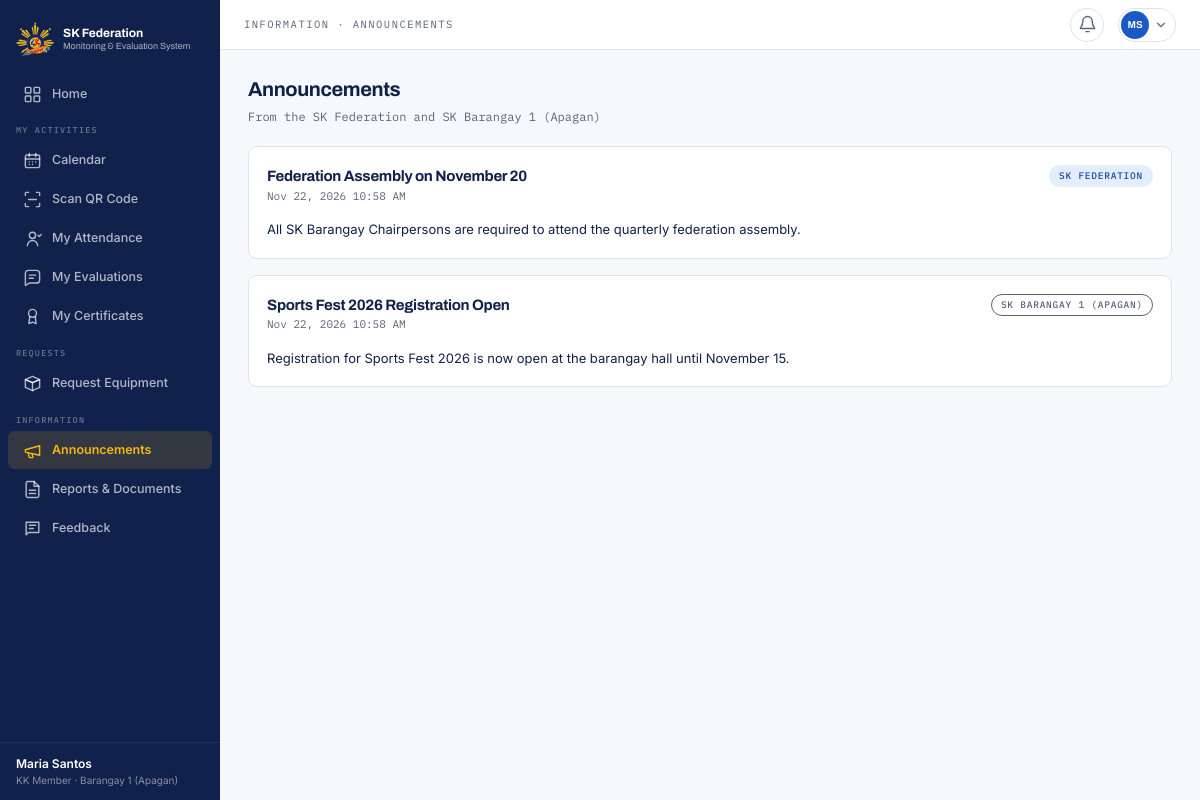
Page /member/announcements.php (signed in) on the committed database.
### tables this page shows
CREATE TABLE youth_profiles (
  profile_id    INT(11)      NOT NULL AUTO_INCREMENT,
  user_id       INT(11)      DEFAULT NULL,
  barangay_id   INT(11)      NOT NULL,
  full_name     VARCHAR(255) NOT NULL,
  birthdate     DATE         NOT NULL,
  sex           VARCHAR(10)  DEFAULT NULL,
  contact_no    VARCHAR(20)  DEFAULT NULL,
  address       VARCHAR(255) DEFAULT NULL,
  civil_status  VARCHAR(30)  DEFAULT NULL,
  education     VARCHAR(100) DEFAULT NULL,
  work_status   VARCHAR(100) DEFAULT NULL,
  youth_org     VARCHAR(255) DEFAULT NULL,
  school_status VARCHAR(30)  DEFAULT NULL,
  is_pwd        TINYINT(1)   DEFAULT NULL,
  attended_assembly TINYINT(1) DEFAULT NULL,
   
   
  id_document_type VARCHAR(50)  DEFAULT NULL,
  id_document_path VARCHAR(255) DEFAULT NULL,
  selfie_path      VARCHAR(255) DEFAULT NULL,
  consent_date     DATETIME     DEFAULT NULL,
  date_encoded  DATETIME     NOT NULL DEFAULT CURRENT_TIMESTAMP,
  PRIMARY KEY (profile_id),
  UNIQUE KEY uq_profile_user (user_id),
  KEY fk_profile_barangay (barangay_id),
  CONSTRAINT fk_profile_user     FOREIGN KEY (user_id)     REFERENCES users (user_id) ON DELETE SET NULL,
  CONSTRAINT fk_profile_barangay FOREIGN KEY (barangay_id) REFERENCES barangays (barangay_id)
);

CREATE TABLE users (
  user_id              INT(11)      NOT NULL AUTO_INCREMENT,
  role_id              INT(11)      NOT NULL,
  barangay_id          INT(11)      DEFAULT NULL,
  verified_by          INT(11)      DEFAULT NULL,
  username             VARCHAR(50)  NOT NULL,
  email                VARCHAR(150) NOT NULL,
  password_hash        VARCHAR(255) NOT NULL,
  verification_status  VARCHAR(20)  NOT NULL DEFAULT 'pending',
  date_verified        DATETIME     DEFAULT NULL,
  rejection_reason     VARCHAR(255) DEFAULT NULL,
  is_active            TINYINT(1)   NOT NULL DEFAULT 1,
  last_login           DATETIME     DEFAULT NULL,
  date_created         DATETIME     NOT NULL DEFAULT CURRENT_TIMESTAMP,
  PRIMARY KEY (user_id),
  UNIQUE KEY uq_users_username (username),
  UNIQUE KEY uq_users_email (email),
  KEY fk_users_role (role_id),
  KEY fk_users_barangay (barangay_id),
  KEY fk_users_verifier (verified_by),
  CONSTRAINT fk_users_role     FOREIGN KEY (role_id)     REFERENCES roles (role_id),
  CONSTRAINT fk_users_barangay FOREIGN KEY (barangay_id) REFERENCES barangays (barangay_id),
  CONSTRAINT fk_users_verifier FOREIGN KEY (verified_by) REFERENCES users (user_id),
  CONSTRAINT chk_users_status  CHECK (verification_status IN ('pending','verified','rejected'))
);

CREATE TABLE barangays (
  barangay_id    INT(11)      NOT NULL AUTO_INCREMENT,
  barangay_name  VARCHAR(100) NOT NULL,
  municipality   VARCHAR(100) NOT NULL DEFAULT 'Nasipit',
  chairman_id    INT(11)      DEFAULT NULL,    
  PRIMARY KEY (barangay_id),
  UNIQUE KEY uq_barangay (barangay_name, municipality),
  KEY fk_barangay_chairman (chairman_id),
  CONSTRAINT fk_barangay_chairman FOREIGN KEY (chairman_id) REFERENCES users (user_id) ON DELETE SET NULL
);

CREATE TABLE announcements (
  announcement_id INT(11)      NOT NULL AUTO_INCREMENT,
  posted_by       INT(11)      NOT NULL,
  barangay_id     INT(11)      DEFAULT NULL,
  title           VARCHAR(255) NOT NULL,
  body            TEXT         NOT NULL,
  date_posted     DATETIME     NOT NULL DEFAULT CURRENT_TIMESTAMP,
  PRIMARY KEY (announcement_id),
  KEY fk_ann_user (posted_by),
  KEY fk_ann_barangay (barangay_id),
  CONSTRAINT fk_ann_user     FOREIGN KEY (posted_by)   REFERENCES users (user_id),
  CONSTRAINT fk_ann_barangay FOREIGN KEY (barangay_id) REFERENCES barangays (barangay_id)
);

### config/database.php (called while the page is built, shortened)
<?php
function db(): PDO
{
    static $pdo = null;
    if ($pdo === null) {
        $dsn = 'mysql:host=' . DB_HOST . ';port=' . DB_PORT . ';dbname=' . DB_NAME . ';charset=utf8mb4';
        try {
            $pdo = new PDO($dsn, DB_USER, DB_PASS, [
                PDO::ATTR_ERRMODE            => PDO::ERRMODE_EXCEPTION,
                PDO::ATTR_DEFAULT_FETCH_MODE => PDO::FETCH_ASSOC,
                PDO::ATTR_EMULATE_PREPARES   => false,
            ]);
            $pdo->exec("SET time_zone = '+08:00'");
        } catch (PDOException $e) {
            http_response_code(500);
            error_log('Database connection failed: ' . $e->getMessage());
            exit('The database is not available. Check that MySQL is running in XAMPP and that database/schema.sql has been imported.');
        }
    }
    return $pdo;
}
function q(string $sql, array $params = []): PDOStatement
{
    $stmt = db()->prepare($sql);
    $stmt->execute($params);
    return $stmt;
}
function q_all(string $sql, array $params = []): array
{
    return q($sql, $params)->fetchAll();
}
function q_one(string $sql, array $params = []): ?array
{
    $row = q($sql, $params)->fetch();
    return $row === false ? null : $row;
}
function q_val(string $sql, array $params = [])
{
    $v = q($sql, $params)->fetchColumn();
    return $v === false ? null : $v;
}

### includes/auth.php (called while the page is built, shortened)
<?php
require_once __DIR__ . '/helpers.php';
function current_user(bool $refresh = false): ?array
{
    static $user = false;
    if ($user !== false && !$refresh) {
        return $user;
    }
    $user = null;
    if (!empty($_SESSION['user_id'])) {
        $row = q_one(
            'SELECT u.*, b.barangay_name, p.profile_id, p.full_name, p.date_encoded
               FROM users u
               LEFT JOIN barangays b ON b.barangay_id = u.barangay_id
               LEFT JOIN youth_profiles p ON p.user_id = u.user_id
              WHERE u.user_id = ?',
            [$_SESSION['user_id']]
        );
        if ($row && (int) $row['is_active'] === 1 && $row['verification_status'] === 'verified'
            && ((int) $row['role_id'] === ROLE_ADMIN || setting('maintenance_mode') !== '1')) {
            $user = $row;
        } else {
            $_SESSION = [];
        }
    }
    return $user;
}
function role(): int
{
    return (int) (current_user()['role_id'] ?? 0);
}
function my_barangay(): ?int
{
    $b = current_user()['barangay_id'] ?? null;
    return $b === null ? null : (int) $b;
}
function display_name(?array $u = null): string
{
    $u = $u ?? current_user();
    return $u['full_name'] ?: $u['username'];
}
function home_url(int $role): string
{
    return [
        ROLE_ADMIN => 'admin/index.php',
        ROLE_FEDERATION => 'federation/index.php',
        ROLE_BARANGAY => 'barangay/index.php',
        ROLE_MEMBER => 'member/index.php',
    ][$role] ?? 'index.php';
}
function require_login(): array
{
    $user = current_user();
    return $user;
}
function require_role(int ...$roles): array
{
    $user = require_login();
    return $user;
}

### member/announcements.php (the view, shortened to what this page needs)
<?php
require_role(ROLE_MEMBER);
$rows = q_all('SELECT x.*, u.role_id, b.barangay_name FROM announcements x JOIN users u ON u.user_id = x.posted_by LEFT JOIN barangays b ON b.barangay_id = x.barangay_id
                WHERE x.barangay_id = ? OR x.barangay_id IS NULL ORDER BY x.date_posted DESC', [my_barangay()]);
$title = 'Announcements';
$nav = 'announcements';
$crumb = 'Information · Announcements';
require __DIR__ . '/../includes/header.php';
?>
<div class="page-head"><div><h1 class="page-title">Announcements</h1><div class="page-sub">From the SK Federation and SK <?= e(current_user()['barangay_name']) ?></div></div></div>
<?php foreach ($rows as $a): ?>
  <div class="card card-pad mb">
    <div class="spread"><div class="section-title"><?= e($a['title']) ?></div><?= pill((int) $a['role_id'] === ROLE_FEDERATION ? 'completed' : 'planned', (int) $a['role_id'] === ROLE_FEDERATION ? 'SK Federation' : 'SK ' . ($a['barangay_name'] ?? 'Barangay')) ?></div>
    <div class="mono small muted mb"><?= e(fmt_datetime($a['date_posted'])) ?></div>
    <div style="font-size:13px"><?= nl2br(e($a['body'])) ?></div>
  </div>
<?php endforeach; ?>
<?php require __DIR__ . '/../includes/footer.php';

### includes/header.php (shortened to what this page needs)
<?php
$__u = current_user();
$__unread = $__u ? (int) q_val('SELECT COUNT(*) FROM notifications WHERE user_id = ? AND is_read = 0', [$__u['user_id']]) : 0;
?><!doctype html>
<html lang="en">
<head>
<link rel="stylesheet" href="<?= e(asset('css/style.css')) ?>">
</head>
<body class="app">
<?php if ($__u): require __DIR__ . '/sidebar.php'; endif; ?>
<div class="main">
<?php if ($__u): ?>
  <header class="topbar">
    <div class="breadcrumb"><?= e($crumb ?? $title ?? '') ?></div>
    <div class="topbar-actions">
      <a class="notification-button<?= ($nav ?? '') === 'notifications' ? ' active' : '' ?>" href="<?= e(url('notifications.php')) ?>" aria-label="Notifications, <?= $__unread ?> unread" title="Notifications">
        <?= nav_icon('bell') ?>
      </a>
      <div class="profile-menu-wrap">
        <button type="button" class="profile-button" data-menu-toggle aria-haspopup="menu" aria-expanded="false" aria-label="Open account menu">
          <span class="profile-avatar"><?= e(initials(display_name())) ?></span>
          <svg width="14" height="14" viewBox="0 0 24 24" fill="none" stroke="currentColor" stroke-width="2" stroke-linecap="round" aria-hidden="true"><path d="m6 9 6 6 6-6"/></svg>
        </button>
      </div>
    </div>
  </header>
<?php endif; ?>
  <main class="page<?= !empty($wide) ? ' page-wide' : '' ?>" id="content">

### includes/sidebar.php (shortened to what this page needs)
<?php
function nav_icon(string $name): string
{
    static $paths = [
        'dashboard' => '<rect x="3" y="3" width="7" height="7" rx="1"/><rect x="14" y="3" width="7" height="7" rx="1"/><rect x="3" y="14" width="7" height="7" rx="1"/><rect x="14" y="14" width="7" height="7" rx="1"/>',
        'people' => '<path d="M16 21v-2a4 4 0 0 0-4-4H6a4 4 0 0 0-4 4v2"/><circle cx="9" cy="7" r="4"/><path d="M22 21v-2a4 4 0 0 0-3-3.87M16 3.13a4 4 0 0 1 0 7.75"/>',
        'programs' => '<path d="M4 19.5A2.5 2.5 0 0 1 6.5 17H20"/><path d="M6.5 2H20v20H6.5A2.5 2.5 0 0 1 4 19.5v-15A2.5 2.5 0 0 1 6.5 2Z"/><path d="M8 7h8M8 11h6"/>',
        'calendar' => '<rect x="3" y="5" width="18" height="16" rx="2"/><path d="M16 3v4M8 3v4M3 10h18"/><path d="M8 14h.01M12 14h.01M16 14h.01M8 17h.01M12 17h.01"/>',
        'participation' => '<circle cx="12" cy="8" r="4"/><path d="M5.5 21a6.5 6.5 0 0 1 13 0M19 8l1.5 1.5L23 7"/>',
        'documents' => '<path d="M14 2H6a2 2 0 0 0-2 2v16a2 2 0 0 0 2 2h12a2 2 0 0 0 2-2V8Z"/><path d="M14 2v6h6M8 13h8M8 17h8"/>',
        'content' => '<path d="M4 4h16v13H7l-3 3Z"/><path d="M8 8h8M8 12h5"/>',
        'reports' => '<path d="M4 20V10M10 20V4M16 20v-7M22 20H2"/>',
        'qr' => '<rect x="3" y="3" width="7" height="7"/><rect x="14" y="3" width="7" height="7"/><rect x="3" y="14" width="7" height="7"/><path d="M14 14h3v3h-3zM18 18h3v3h-3zM18 14h3M14 18v3"/>',
        'inventory' => '<path d="m3 7 9-4 9 4-9 4Z"/><path d="m3 7 9 4 9-4v10l-9 4-9-4Z"/><path d="M12 11v10"/>',
        'budget' => '<rect x="3" y="5" width="18" height="15" rx="2"/><path d="M16 9h5v7h-5a3.5 3.5 0 0 1 0-7ZM7 5V3h10v2"/>',
        'verify' => '<path d="M20 6 9 17l-5-5"/>',
        'certificate' => '<circle cx="12" cy="8" r="5"/><path d="m8.5 12-1 9 4.5-2 4.5 2-1-9"/>',
        'settings' => '<circle cx="12" cy="12" r="3"/><path d="M12 2v3M12 19v3M4.2 4.2l2.1 2.1M17.7 17.7l2.1 2.1M2 12h3M19 12h3M4.2 19.8l2.1-2.1M17.7 6.3l2.1-2.1"/>',
        'logs' => '<path d="M3 12a9 9 0 1 0 3-6.7L3 8"/><path d="M3 3v5h5M12 7v5l3 2"/>',
        'announcements' => '<path d="m3 11 18-5v12L3 14Z"/><path d="m11.6 16.4.9 4.6H8l-1.4-6"/>',
        'feedback' => '<path d="M21 15a4 4 0 0 1-4 4H8l-5 3V7a4 4 0 0 1 4-4h10a4 4 0 0 1 4 4Z"/><path d="M8 9h8M8 13h5"/>',
        'scan' => '<path d="M3 7V4a1 1 0 0 1 1-1h3M17 3h3a1 1 0 0 1 1 1v3M21 17v3a1 1 0 0 1-1 1h-3M7 21H4a1 1 0 0 1-1-1v-3M7 12h10"/>',
        'bell' => '<path d="M18 8a6 6 0 0 0-12 0c0 7-3 7-3 9h18c0-2-3-2-3-9M10 21h4"/>',
    ];
    return '<svg width="19" height="19" viewBox="0 0 24 24" fill="none" stroke="currentColor" stroke-width="1.8" stroke-linecap="round" stroke-linejoin="round" aria-hidden="true">' . ($paths[$name] ?? '') . '</svg>';
}
function nav_groups(int $role): array
{
    switch ($role) {
        case ROLE_MEMBER:
            return [
                ['', [['home', 'Home', 'member/index.php', 'dashboard']]],
                ['My Activities', [['calendar', 'Calendar', 'member/calendar.php', 'calendar'],
                                   ['scan', 'Scan QR Code', 'member/scan.php', 'scan'],
                                   ['attendance', 'My Attendance', 'member/attendance.php', 'participation'],
                                   ['evaluations', 'My Evaluations', 'member/evaluations.php', 'feedback'],
                                   ['certificates', 'My Certificates', 'member/certificates.php', 'certificate']]],
                ['Requests', [['equipment', 'Request Equipment', 'member/equipment.php', 'inventory']]],
                ['Information', [['announcements', 'Announcements', 'member/announcements.php', 'announcements'],
                                 ['documents', 'Reports & Documents', 'member/documents.php', 'documents'],
                                 ['feedback', 'Feedback', 'member/feedback.php', 'content']]],
            ];
    }
    return [];
}
$__groups = nav_groups(role());
?>
<nav class="nav-rail" id="nav-rail" aria-label="Main navigation">
  <a class="nav-brand" href="<?= e(url(home_url(role()))) ?>">
    <img src="<?= e(asset('img/sk-federation-logo.png')) ?>" alt="SK Federation Nasipit logo" width="38" height="38">
    <span>
      <strong>SK Federation</strong>
      <small>Monitoring &amp; Evaluation System</small>
    </span>
  </a>
  <div class="nav-groups">
    <?php foreach ($__groups as [$__label, $__items]): ?>
      <div class="nav-group">
        <?php if ($__label !== ''): ?><div class="nav-group-label"><?= e($__label) ?></div><?php endif; ?>
        <?php foreach ($__items as [$__id, $__text, $__href, $__icon]): ?>
          <a class="nav-item<?= ($nav ?? '') === $__id ? ' active' : '' ?>" href="<?= e(url($__href)) ?>"<?= ($nav ?? '') === $__id ? ' aria-current="page"' : '' ?>>
            <span class="nav-icon"><?= nav_icon($__icon) ?></span><span><?= e($__text) ?></span>
          </a>
        <?php endforeach; ?>
      </div>
    <?php endforeach; ?>
  </div>
  <div class="nav-foot">
    <div class="nav-foot-name"><?= e(display_name()) ?></div>
    <div class="nav-foot-role"><?= e(ROLE_LABELS[role()] ?? '') ?><?= current_user()['barangay_name'] ? ' · ' . e(current_user()['barangay_name']) : '' ?></div>
  </div>
</nav>

### includes/helpers.php (shortened to what this page needs)
<?php
require_once __DIR__ . '/../config/database.php';
function e($value): string
{
    return htmlspecialchars((string) ($value ?? ''), ENT_QUOTES | ENT_SUBSTITUTE, 'UTF-8');
}
function url(string $path = ''): string
{
    return BASE_URL . '/' . ltrim($path, '/');
}
function asset(string $path): string
{
    $file = APP_ROOT . '/assets/' . $path;
    $v = is_file($file) ? filemtime($file) : 0;
    return url('assets/' . $path) . '?v=' . $v;
}
function fmt_datetime(?string $d): string
{
    return $d ? date('M j, Y g:i A', strtotime($d)) : '—';
}
function initials(string $name): string
{
    $parts = preg_split('/\s+/', trim($name)) ?: [];
    $first = $parts[0] ?? '';
    $last = count($parts) > 1 ? end($parts) : '';
    return strtoupper(mb_substr($first, 0, 1) . mb_substr($last, 0, 1)) ?: '?';
}
function pill(?string $status, ?string $label = null): string
{
    $s = strtolower((string) $status);
    $map = [
        'pending' => 'amber', 'draft' => 'gray', 'ongoing' => 'amber', 'incomplete' => 'amber', 'low stock' => 'amber', 'on loan' => 'amber',
        'approved' => 'green', 'verified' => 'green', 'complete' => 'green', 'completed' => 'blue', 'available' => 'blue', 'returned item' => 'green',
        'evaluated' => 'navy', 'submitted' => 'green', 'eligible' => 'green', 'open' => 'green', 'replied' => 'green', 'present' => 'green',
        'returned' => 'red', 'rejected' => 'red', 'declined' => 'red', 'out of stock' => 'red', 'cancelled' => 'red', 'not eligible' => 'red', 'closed' => 'gray', 'inactive' => 'red',
        'planned' => 'outline',
    ];
    $colour = $map[$s] ?? 'gray';
    return '<span class="pill pill-' . $colour . '">' . e($label ?? $status) . '</span>';
}
function setting(string $key, string $default = ''): string
{
    static $cache = null;
    if ($cache === null) {
        $cache = [];
        foreach (q_all('SELECT setting_key, setting_value FROM settings') as $r) {
            $cache[$r['setting_key']] = $r['setting_value'];
        }
    }
    return $cache[$key] ?? $default;
}

### rows in the picture
youth_profiles: full_name "Maria Santos", user.role_id "KK Member", barangay.barangay_name "Barangay 1 (Apagan)", full_name "MS"
announcements: title "Federation Assembly on November 20", label "SK FEDERATION", date_posted "Nov 22, 2026 10:58 AM", body "All SK Barangay Chairpersons are required to attend the quarterly federation assembly."
announcements: title "Sports Fest 2026 Registration Open", label "SK BARANGAY 1 (APAGAN)", date_posted "Nov 22, 2026 10:58 AM", body "Registration for Sports Fest 2026 is now open at the barangay hall until November 15."

### other values in the picture
$__text "Home"
$__label "MY ACTIVITIES"
$__text "Calendar"
$__text "Scan QR Code"
$__text "My Attendance"
$__text "My Evaluations"
$__text "My Certificates"
$__label "REQUESTS"
$__text "Request Equipment"
$__label "INFORMATION"
$__text "Announcements"
$__text "Reports & Documents"
$__text "Feedback"
$crumb "INFORMATION · ANNOUNCEMENTS"
